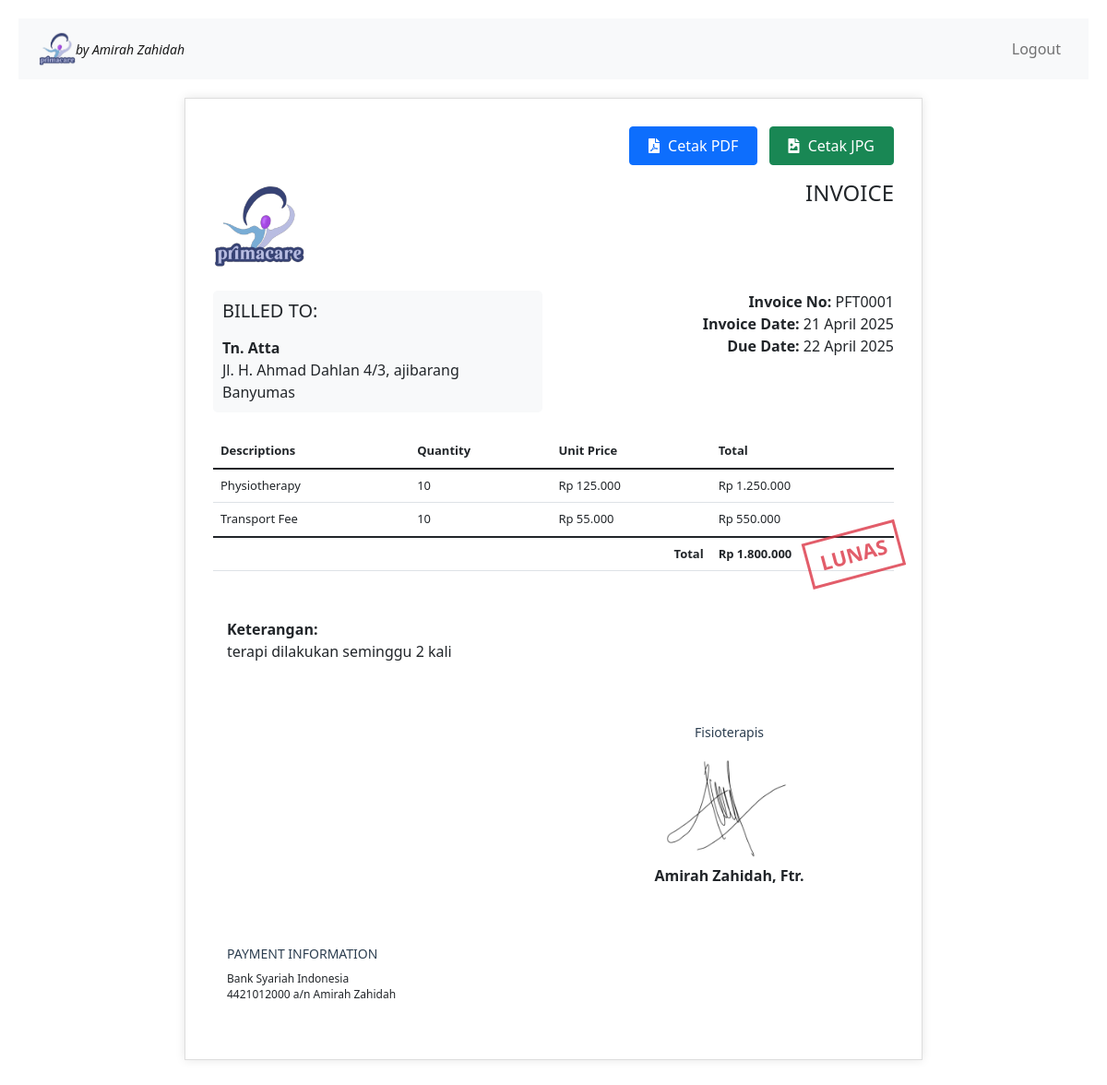
The app's page /?page=view_invoice&id=7 (signed in) with its own data.
### tables this page shows
CREATE TABLE `invoices` (
  `id` int(11) NOT NULL,
  `invoice_number` varchar(20) NOT NULL,
  `customer_id` int(11) DEFAULT NULL,
  `invoice_date` date NOT NULL,
  `due_date` date NOT NULL,
  `notes` text DEFAULT NULL,
  `total_amount` decimal(10,2) NOT NULL,
  `status` enum('PAID','UNPAID') DEFAULT 'UNPAID',
  `created_at` timestamp NOT NULL DEFAULT current_timestamp()
);

CREATE TABLE `customers` (
  `id` int(11) NOT NULL,
  `name` varchar(100) NOT NULL,
  `gender` enum('L','P') NOT NULL,
  `address` text NOT NULL,
  `created_at` timestamp NOT NULL DEFAULT current_timestamp()
);

CREATE TABLE `invoice_items` (
  `id` int(11) NOT NULL,
  `invoice_id` int(11) DEFAULT NULL,
  `description` varchar(255) NOT NULL,
  `quantity` int(11) NOT NULL,
  `unit_price` decimal(10,2) NOT NULL,
  `total` decimal(10,2) NOT NULL
);

### pages/view_invoice.php (the view, shortened to what this page needs)
<?php
if (isset($_GET['id'])) {
    $invoice_id = cleanInput($_GET['id']);
    $stmt = $db->prepare("
        SELECT i.*, c.name as customer_name, c.gender, c.address as customer_address
        FROM invoices i
        JOIN customers c ON i.customer_id = c.id
        WHERE i.id = ?
    ");
    $stmt->execute([$invoice_id]);
    $invoice = $stmt->fetch(PDO::FETCH_ASSOC);
    $stmt = $db->prepare("SELECT * FROM invoice_items WHERE invoice_id = ?");
    $stmt->execute([$invoice_id]);
    $items = $stmt->fetchAll(PDO::FETCH_ASSOC);
}
?>
<div class="invoice-container">
    <div class="print-buttons mb-3">
        <button class="btn btn-primary me-2" onclick="generatePDF()">
            <i class="fas fa-file-pdf"></i> Cetak PDF
        </button>
        <button class="btn btn-success" onclick="generateJPG()">
            <i class="fas fa-file-image"></i> Cetak JPG
        </button>
    </div>
    <div class="row invoice-header">
        <div class="col-md-6">
            <img src="<?php echo BASE_URL; ?>/assets/images/primacare-logo.png" alt="Primacare" class="logo">
        </div>
        <div class="col-md-6 text-end">
            <h1 class="invoice-title">INVOICE</h1>
        </div>
    </div>
    <div class="row invoice-info">
        <div class="col-md-6">
            <div class="billed-to">
                <h5 class="mb-3">BILLED TO:</h5>
                <p class="mb-0">
                    <strong>
                        <?php
                        $title = $invoice['gender'] == 'L' ? 'Tn.' : 'Ny.';
                        echo $title . ' ' . $invoice['customer_name'];
                        ?>
                    </strong><br>
                    <?php echo nl2br($invoice['customer_address']); ?>
                </p>
            </div>
        </div>
        <div class="col-md-6 text-end">
            <div class="invoice-details">
                <p><strong>Invoice No:</strong> <?php echo $invoice['invoice_number']; ?><br>
                    <strong>Invoice Date:</strong> <?php echo date('d F Y', strtotime($invoice['invoice_date'])); ?><br>
                    <strong>Due Date:</strong> <?php echo date('d F Y', strtotime($invoice['due_date'])); ?>
                </p>
            </div>
        </div>
    </div>
    <div class="row mt-4">
        <div class="col-md-12">
            <table class="table">
                <thead>
                    <tr>
                        <th>Descriptions</th>
                        <th>Quantity</th>
                        <th>Unit Price</th>
                        <th>Total</th>
                    </tr>
                </thead>
                <tbody>
                    <?php foreach ($items as $item): ?>
                        <tr>
                            <td><?php echo $item['description']; ?></td>
                            <td><?php echo $item['quantity']; ?></td>
                            <td>Rp <?php echo number_format($item['unit_price'], 0, ',', '.'); ?></td>
                            <td>Rp <?php echo number_format($item['total'], 0, ',', '.'); ?></td>
                        </tr>
                    <?php endforeach; ?>
                </tbody>
                <tfoot>
                    <tr>
                        <th colspan="3" class="text-end">Total</th>
                        <th class="total-cell">
                            Rp <?php echo number_format($invoice['total_amount'], 0, ',', '.'); ?>
                            <?php if ($invoice['status'] == 'PAID'): ?>
                                <div class="paid-stamp">LUNAS</div>
                            <?php endif; ?>
                        </th>
                    </tr>
                </tfoot>
            </table>
        </div>
    </div>
    <?php if (!empty($invoice['notes'])): ?>
        <div class="notes-section">
            <strong>Keterangan:</strong><br>
            <?php echo nl2br($invoice['notes']); ?>
        </div>
    <?php endif; ?>
    <div class="row">
        <div class="col-md-6">
        </div>
        <div class="col-md-6 text-center">
            <div class="signature-container">
                <p>Fisioterapis</p>
                <img src="<?php echo BASE_URL; ?>/assets/images/ttd-amirah.png" alt="Tanda Tangan" class="signature-img">
                <div>
                    <strong>Amirah Zahidah, Ftr.</strong>
                </div>
            </div>
        </div>
    </div>
    <div class="payment-info">
        <h5>PAYMENT INFORMATION</h5>
        <p>Bank Syariah Indonesia<br>
            4421012000 a/n Amirah Zahidah</p>
    </div>
</div>

### index.php (shortened to what this page needs)
<?php
require_once 'config/database.php';
$page = isset($_GET['page']) ? $_GET['page'] : 'home';
?>
<!DOCTYPE html>
<html lang="id">
<head>
    <link rel="stylesheet" href="assets/css/style.css">
    <link href="https://cdn.jsdelivr.net/npm/bootstrap@5.1.3/dist/css/bootstrap.min.css" rel="stylesheet">
    <link rel="stylesheet" href="https://cdnjs.cloudflare.com/ajax/libs/font-awesome/5.15.4/css/all.min.css">
</head>
<body>
    <?php if ($page !== 'login'): ?>
        <?php include 'includes/navbar.php'; ?>
    <?php endif; ?>
    <div class="container">
        <?php
        switch ($page) {
            case 'view_invoice':
                include 'pages/view_invoice.php';
                break;
        }
        ?>
    </div>
</body>
</html>

### includes/navbar.php (shortened to what this page needs)
<nav class="navbar navbar-expand-lg navbar-light bg-light">
    <div class="container">
        <a class="navbar-brand" href="<?php echo BASE_URL; ?>">
            <img src="<?php echo BASE_URL; ?>/assets/images/primacare-logo.png" alt="Primacare" class="nav-logo">
            <span>by Amirah Zahidah</span>
        </a>
        <div class="collapse navbar-collapse" id="navbarNav">
            <ul class="navbar-nav ms-auto">
                <li class="nav-item">
                    <a class="nav-link" href="<?php echo BASE_URL; ?>/?page=logout">Logout</a>
                </li>
            </ul>
        </div>
    </div>
</nav>

### assets/css/style.css (style rules this page uses)
body { font-family: Arial, sans-serif; line-height: 1.6; margin: 0; padding: 20px; }
.container { max-width: 1200px; margin: 0 auto; padding: 0 15px; }
.invoice-container { max-width: 800px; margin: 20px auto; padding: 30px; border: 1px solid #ddd; box-shadow: 0 0 10px rgba(0,0,0,0.1); background: #fff; position: relative; }
.invoice-header { margin-bottom: 20px; }
.logo { width: 100px; }
.invoice-title { font-size: 24px; }
.invoice-info { margin-bottom: 20px; }
.billed-to { background: #f8f9fa; padding: 10px; border-radius: 5px; }
.table { margin-bottom: 20px; font-size: 13px; }
.table thead th, .table tbody td, .table tfoot th { padding: 8px; }
.notes-section { margin: 20px 0; padding: 15px; }
.signature-container { margin-top: 30px; margin-bottom: 30px; }
.signature-container p { font-size: 14px; color: #2c3e50; margin-bottom: 10px; }
.signature-img { max-width: 150px; }
.payment-info { margin-top: 20px; padding: 15px; }
.payment-info h5 { font-size: 14px; color: #2c3e50; margin-bottom: 10px; }
.payment-info p { font-size: 12px; line-height: 1.4; }
.nav-logo { height: 40px; width: auto; object-fit: contain; }
.navbar-brand { display: flex; align-items: center; }
.navbar-brand span { font-size: 14px; font-style: italic; }
.total-cell { position: relative; }
.paid-stamp { position: absolute; top: 50%; right: -15px; transform: rotate(-15deg) translateY(-50%); color: #dc3545; border: 3px solid #dc3545; font-size: 22px; font-weight: bold; padding: 6px 12px; text-transform: uppercase; opacity: 0.8; z-index: 100; }
.print-buttons { position: sticky; top: 20px; z-index: 1000; text-align: right; }
.print-buttons .btn { padding: 8px 20px; font-weight: 500; }
.print-buttons .btn i { margin-right: 5px; }

### records on screen
invoices: customer.gender "Tn.", customer.name "Atta", customer.address "Jl. H. Ahmad Dahlan 4/3, ajibarang Banyumas", invoice_number "PFT0001", invoice_date "21 April 2025", due_date "22 April 2025", total_amount "1.800.000", notes "terapi dilakukan seminggu 2 kali"
invoice_items: description "Physiotherapy", quantity "10", unit_price "125.000", total "1.250.000"
invoice_items: description "Transport Fee", quantity "10", unit_price "55.000", total "550.000"
